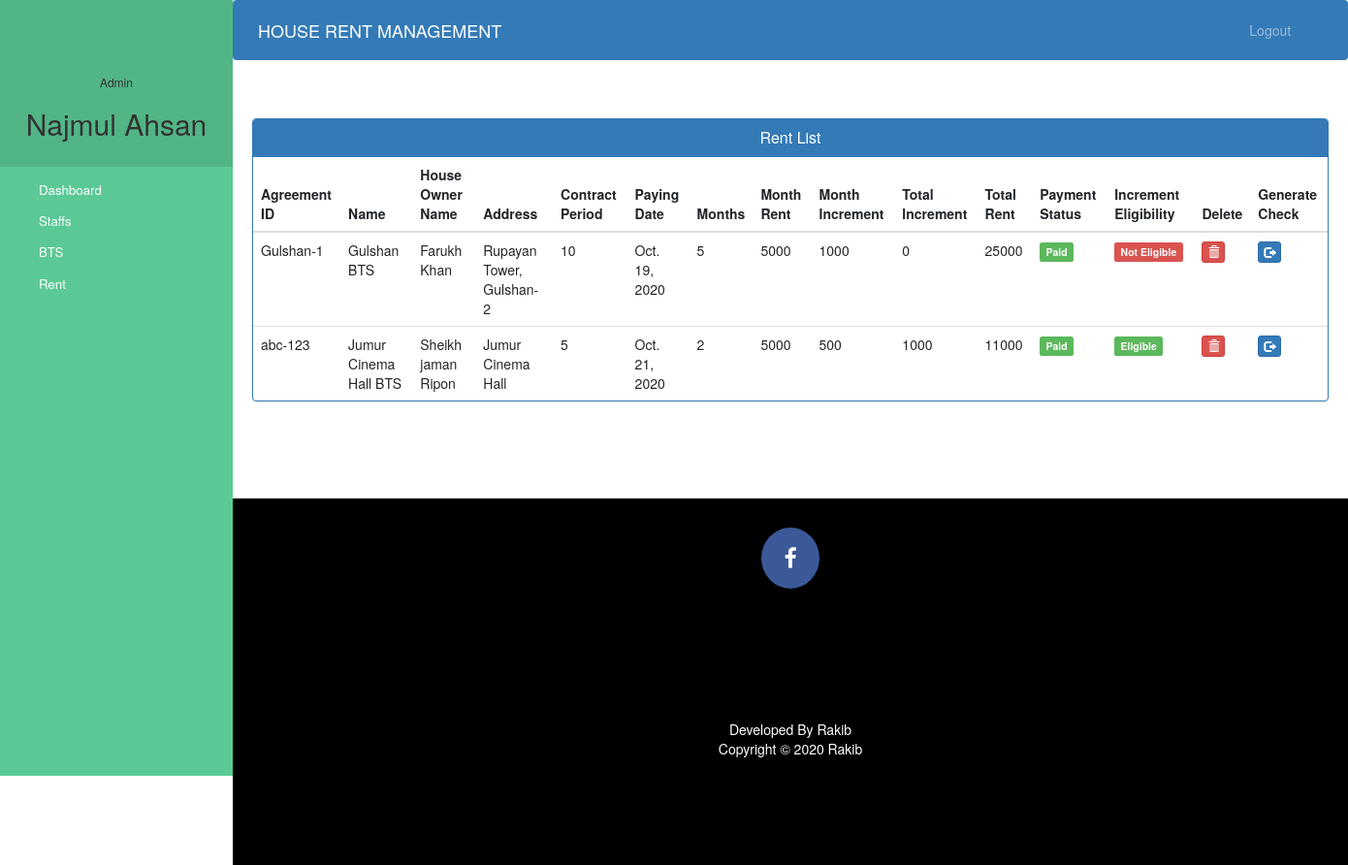
/rent-record (signed in), run on the app's committed database.
### Rent/models.py (models this page shows, shortened)
class Rent(models.Model):
    agreementid = models.CharField(max_length=30)
    btsid = models.PositiveIntegerField(null=True)
    btsname = models.CharField(max_length=100)
    todate = models.DateField(null=False)
    monthrent = models.PositiveIntegerField(default=False)
    totalmonth = models.PositiveIntegerField(blank=True,null=True)
    rentexcludingincrement = models.PositiveIntegerField(default=False)
    totalrent =models.PositiveIntegerField(blank=True,null=True)
    status = models.BooleanField(default=False)
    address = models.CharField(max_length=100)
    hownername = models.CharField(max_length=100)
    contractperiod = models.PositiveIntegerField(default=False)
    monthincrement = models.PositiveIntegerField(default=False)
    incrementamount = models.PositiveIntegerField(default=False)
    checkstatus = models.BooleanField(default=False)

### Rent/views.py (the view)
# urls.py: path('rent-record', views.rent_record, name='rent-record'),
@login_required(login_url='adminlogin')
@user_passes_test(is_admin)
def rent_record(request):
    rent = models.Rent.objects.all().filter(status=True)
    return render(request, 'rent-record.html', {'rent':rent})

### Rent/views.py (called while the page is built)
def is_admin(user):
    return user.groups.filter(name='Admin Panel').exists()

### Rent/templates/rent-record.html (shortened to what this page needs)
{% extends 'admin_base.html' %}
{% block content %}
{%load static%}
<head>
  <link href="//netdna.bootstrapcdn.com/bootstrap/3.0.0/css/bootstrap.min.css" rel="stylesheet" id="bootstrap-css">
</head>
<div class="container">
  <div class="panel panel-primary">
    <div class="panel-heading">
      <h6 class="panel-title">Rent List</h6>
    </div>
    <table class="table table-hover" id="dev-table">
      <thead>
        <tr>
          <th>Agreement ID</th>
          <th>Name</th>
          <th>House Owner Name</th>
          <th>Address</th>
          <th>Contract Period</th>
          <th>Paying Date</th>
          <th>Months</th>
          <th>Month Rent</th>
          <th>Month Increment</th>
          <th>Total Increment</th>
          <th>Total Rent</th>
          <th>Payment Status</th>
          <th>Increment Eligibility</th>
          <th>Delete</th>
          <th>Generate Check</th>
        </tr>
      </thead>
      {% for d in rent %}
      <tr>
        <td> {{d.agreementid}}</td>
        <td> {{d.btsname}}</td>
        <td>{{d.hownername}}</td>
        <td>{{d.address}}</td>
        <td>{{d.contractperiod}}</td>
        <td>{{d.todate}}</td>
        <td>{{d.totalmonth}}</td>
        <td>{{d.monthrent}}</td>
        <td>{{d.monthincrement}}</td>
        <td>{{d.incrementamount}}</td>
        <td>{{d.totalrent}}</td>
        {%if d.status%}
          <td> <span class="label label-success">Paid</span></td>
          {% else %}
          <td> <span class="label label-danger">Hold</span></td>
          {% endif %}
                {%if d.checkstatus%}
          <td> <span class="label label-success">Eligible</span></td>
          {% else %}
          <td> <span class="label label-danger">Not Eligible</span></td>
          {% endif %}
        <td><a class="btn btn-danger btn-xs" href="{% url 'admin_delete_rent' d.id  %}"><span class="glyphicon glyphicon-trash"></span></a></td>
         <td><a class="btn btn-primary btn-xs" href="{% url 'generate_check' d.id  %}"><span class="glyphicon glyphicon-log-out"></span></a></td>
      </tr>
      {% endfor %}
    </table>
  </div>
</div>
{% endblock content %}

### Rent/templates/admin_base.html (shortened to what this page needs)
<!DOCTYPE html>
{% load static %}
<html lang="en">
<head>
  <link rel="stylesheet" href="https://stackpath.bootstrapcdn.com/bootstrap/4.3.1/css/bootstrap.min.css">
  <link rel="stylesheet" href="https://maxcdn.bootstrapcdn.com/font-awesome/4.7.0/css/font-awesome.min.css">
  <link rel="stylesheet" href="{% static '/css/style.css' %}">
</head>
<body>
  <nav class="menu" tabindex="0">
    <header class="avatar">
      <br><br>
      <h6>Admin</h6>
      <h2>{{request.user.first_name}}</h2>
    </header>
    <ul>
      <li tabindex="0" class="icon-dashboard"> <a style="color:white; text-decoration:none;" href="/admin-dashboard"><span>Dashboard</span></a> </li>
      <li tabindex="0" class="icon-customers"> <a style="color:white; text-decoration:none;" href="/admin-executive"><span>Staffs</span></a></li>
      <li tabindex="0" class="icon-users"> <a style="color:white; text-decoration:none;" href="/admin-bts"><span>BTS</span></a></li>
      <li tabindex="0" class="icon-calendar"> <a style="color:white; text-decoration:none;" href="/admin-rent"><span>Rent</span></a></li>
    </ul>
  </nav>
  <main>
    <div class="bs-example">
      <nav class="navbar navbar-expand-md  navbar-dark fixed-top" style="background:#337AB7;">
        <a href="/admin-dashboard" class="navbar-brand">HOUSE RENT MANAGEMENT</a>
        <div class="collapse navbar-collapse justify-content-between" id="navbarCollapse">
          <div class="navbar-nav" style=" margin-left: 90%;">
            <a href="/logout" class="nav-item nav-link">Logout</a>
          </div>
        </div>
      </nav>
    </div>
    <br><br>
    {% block content %}
    {% endblock content %}
    <br><br><br><br>
    <footer>
      <p>
        <a id="ftr" href="https://facebook.com/sumit.luv/" class="fa fa-facebook"></a>
      </p>
      <br>
      <div class="container">
        <div class="row">
          <div class="col-md-12 col-sm-12">
            <div style="color:#ffffff;" class="wow fadeInUp footer-copyright">
              <p>Developed By Rakib <br>
                Copyright &copy; 2020 Rakib </p>
            </div>
          </div>
        </div>
      </div>
    </footer>
  </main>
</body>
</html>

### Rent/static/css/style.css (style rules this page uses)
body { padding-left: 240px; }
main { position: relative; height: 100vh; }
.menu { background: #5bc995; height: 100vh; width: 240px; position: fixed; top: 0px; left: 0; z-index: 5; outline: none; }
.menu .avatar { background: rgba(0, 0, 0, 0.1); padding: 2em 0.5em; text-align: center; }
.menu .avatar h2 { font-weight: normal; margin-bottom: 0; }
.menu ul { list-style: none; padding: 0.5em 0; margin: 0; }
.menu ul li { padding: 0.5em 1em 0.5em 3em; font-size: 0.95em; font-weight: regular; background-repeat: no-repeat; background-position: left 15px center; background-size: auto 20px; transition: all 0.15s linear; cursor: pointer; }
.menu ul li.icon-dashboard { background-image: url("http://www.entypo.com/images//gauge.svg"); }
.menu ul li.icon-customers { background-image: url("http://www.entypo.com/images//briefcase.svg"); }
.menu ul li.icon-users { background-image: url("http://www.entypo.com/images//users.svg"); }
.menu ul li.icon-calendar { background-image: url("http://www.entypo.com/images//calendar.svg"); }

### Rent/templates/admin_base.html (style rules this page uses)
a:link { text-decoration: none; }
a { color: white; }
footer { padding: 0px 0px 0px 0px; background-color: black; margin: 0px; }
#ftr { padding: 20px; }
.fa { font-size: 23px; width: 60px; text-align: center; text-decoration: none; margin: 5px 2px; border-radius: 50%; }
.fa-facebook { background: #3B5998; color: white; margin-top: 30px; }
p { text-align: center; }

### Rent/templates/rent-record.html (style rules this page uses)
a:link { text-decoration: none; }
h6 { text-align: center; }
.row { margin: 100px; }

### data on the page
Rent: agreementid "Gulshan-1", btsname "Gulshan BTS", hownername "Farukh Khan", address "Rupayan Tower, Gulshan-2", contractperiod "10", todate "Oct. 19, 2020", totalmonth "5", monthrent "5000", monthincrement "1000", incrementamount "0", totalrent "25000", status "Paid", checkstatus "Not Eligible"
Rent: agreementid "abc-123", btsname "Jumur Cinema Hall BTS", hownername "Sheikh jaman Ripon", address "Jumur Cinema Hall", contractperiod "5", todate "Oct. 21, 2020", totalmonth "2", monthrent "5000", monthincrement "500", incrementamount "1000", totalrent "11000", status "Paid", checkstatus "Eligible"

### other printed values
{{ request.user.first_name }} "Najmul Ahsan"
